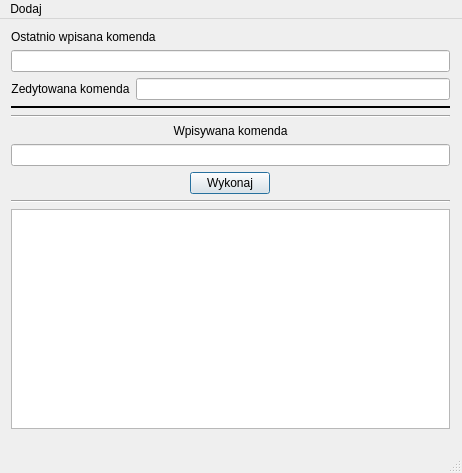
<?xml version="1.0" encoding="UTF-8"?>
<ui version="4.0">
 <class>QtGuiApplication1Class</class>
 <widget class="QMainWindow" name="QtGuiApplication1Class">
  <property name="geometry">
   <rect>
    <x>0</x>
    <y>0</y>
    <width>462</width>
    <height>473</height>
   </rect>
  </property>
  <property name="minimumSize">
   <size>
    <width>462</width>
    <height>473</height>
   </size>
  </property>
  <property name="windowTitle">
   <string>QtGuiApplication1</string>
  </property>
  <widget class="QWidget" name="centralWidget">
   <widget class="QWidget" name="verticalLayoutWidget">
    <property name="geometry">
     <rect>
      <x>0</x>
      <y>0</y>
      <width>461</width>
      <height>421</height>
     </rect>
    </property>
    <layout class="QVBoxLayout" name="verticalLayout">
     <property name="sizeConstraint">
      <enum>QLayout::SetMaximumSize</enum>
     </property>
     <item>
      <layout class="QVBoxLayout" name="verticalLayout_2">
       <item>
        <widget class="QLabel" name="label">
         <property name="sizePolicy">
          <sizepolicy hsizetype="Preferred" vsizetype="Preferred">
           <horstretch>0</horstretch>
           <verstretch>0</verstretch>
          </sizepolicy>
         </property>
         <property name="text">
          <string>Ostatnio wpisana komenda</string>
         </property>
         <property name="alignment">
          <set>Qt::AlignLeading|Qt::AlignLeft|Qt::AlignVCenter</set>
         </property>
        </widget>
       </item>
       <item>
        <widget class="QLineEdit" name="TextCtrlLastCommand">
         <property name="readOnly">
          <bool>true</bool>
         </property>
        </widget>
       </item>
       <item>
        <layout class="QHBoxLayout" name="horizontalLayout">
         <item>
          <widget class="QLabel" name="label_2">
           <property name="sizePolicy">
            <sizepolicy hsizetype="Preferred" vsizetype="Preferred">
             <horstretch>0</horstretch>
             <verstretch>0</verstretch>
            </sizepolicy>
           </property>
           <property name="text">
            <string>Zedytowana komenda</string>
           </property>
           <property name="alignment">
            <set>Qt::AlignCenter</set>
           </property>
          </widget>
         </item>
         <item>
          <widget class="QLineEdit" name="TextCtrlLastCommandEdited">
           <property name="text">
            <string/>
           </property>
           <property name="readOnly">
            <bool>true</bool>
           </property>
          </widget>
         </item>
        </layout>
       </item>
       <item>
        <widget class="Line" name="line_2">
         <property name="frameShadow">
          <enum>QFrame::Plain</enum>
         </property>
         <property name="lineWidth">
          <number>2</number>
         </property>
         <property name="orientation">
          <enum>Qt::Horizontal</enum>
         </property>
        </widget>
       </item>
      </layout>
     </item>
     <item>
      <widget class="Line" name="line_3">
       <property name="orientation">
        <enum>Qt::Horizontal</enum>
       </property>
      </widget>
     </item>
     <item>
      <widget class="QLabel" name="label_3">
       <property name="sizePolicy">
        <sizepolicy hsizetype="Preferred" vsizetype="Preferred">
         <horstretch>0</horstretch>
         <verstretch>0</verstretch>
        </sizepolicy>
       </property>
       <property name="text">
        <string>Wpisywana komenda</string>
       </property>
       <property name="alignment">
        <set>Qt::AlignCenter</set>
       </property>
      </widget>
     </item>
     <item>
      <widget class="QLineEdit" name="textBoxCommand">
       <property name="text">
        <string/>
       </property>
      </widget>
     </item>
     <item alignment="Qt::AlignHCenter">
      <widget class="QPushButton" name="pushButton">
       <property name="sizePolicy">
        <sizepolicy hsizetype="Fixed" vsizetype="Fixed">
         <horstretch>0</horstretch>
         <verstretch>0</verstretch>
        </sizepolicy>
       </property>
       <property name="layoutDirection">
        <enum>Qt::LeftToRight</enum>
       </property>
       <property name="autoFillBackground">
        <bool>false</bool>
       </property>
       <property name="text">
        <string>Wykonaj</string>
       </property>
       <property name="autoDefault">
        <bool>true</bool>
       </property>
       <property name="default">
        <bool>true</bool>
       </property>
      </widget>
     </item>
     <item>
      <widget class="Line" name="line">
       <property name="orientation">
        <enum>Qt::Horizontal</enum>
       </property>
      </widget>
     </item>
     <item>
      <widget class="QTextEdit" name="TextCtrlOut"/>
     </item>
    </layout>
   </widget>
  </widget>
  <widget class="QMenuBar" name="menuBar">
   <property name="geometry">
    <rect>
     <x>0</x>
     <y>0</y>
     <width>462</width>
     <height>26</height>
    </rect>
   </property>
   <widget class="QMenu" name="menuDodaj">
    <property name="title">
     <string>Dodaj</string>
    </property>
    <addaction name="actionSynonim"/>
   </widget>
   <addaction name="menuDodaj"/>
  </widget>
  <widget class="QStatusBar" name="statusBar"/>
  <action name="actionSynonim">
   <property name="text">
    <string>Synonim</string>
   </property>
  </action>
 </widget>
 <layoutdefault spacing="6" margin="11"/>
 <resources>
  <include location="QtGuiApplication1.qrc"/>
 </resources>
 <connections/>
</ui>
